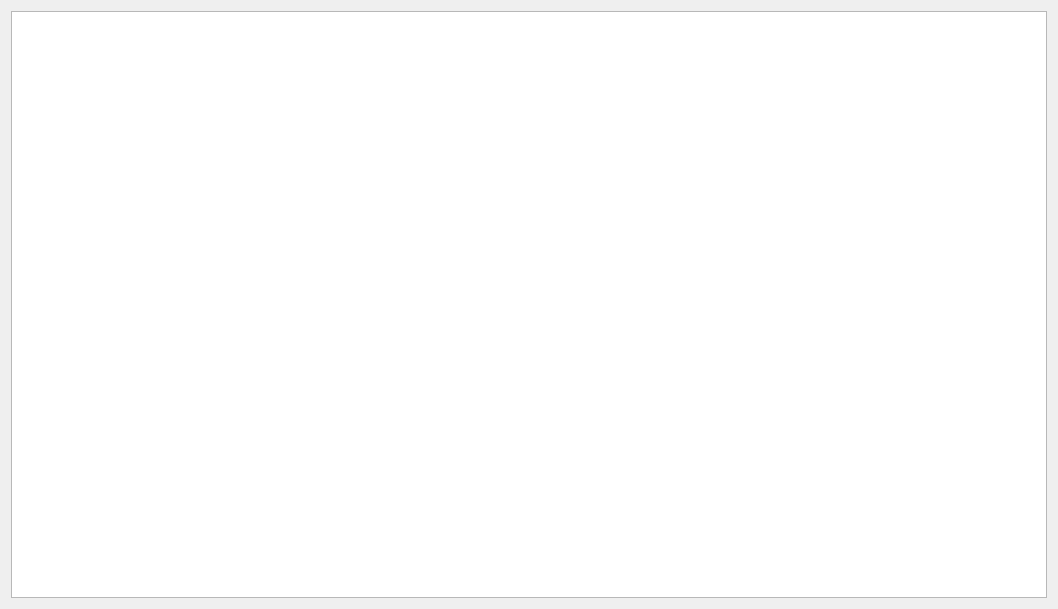
<?xml version="1.0" encoding="UTF-8"?>
<ui version="4.0">
 <class>MainWindow</class>
 <widget class="QWidget" name="MainWindow">
  <property name="geometry">
   <rect>
    <x>0</x>
    <y>0</y>
    <width>1058</width>
    <height>609</height>
   </rect>
  </property>
  <property name="windowTitle">
   <string>MainWindow</string>
  </property>
  <layout class="QVBoxLayout" name="verticalLayout">
   <item>
    <widget class="QGraphicsView" name="graphicsView"/>
   </item>
  </layout>
 </widget>
 <layoutdefault spacing="6" margin="11"/>
 <resources/>
 <connections/>
</ui>
